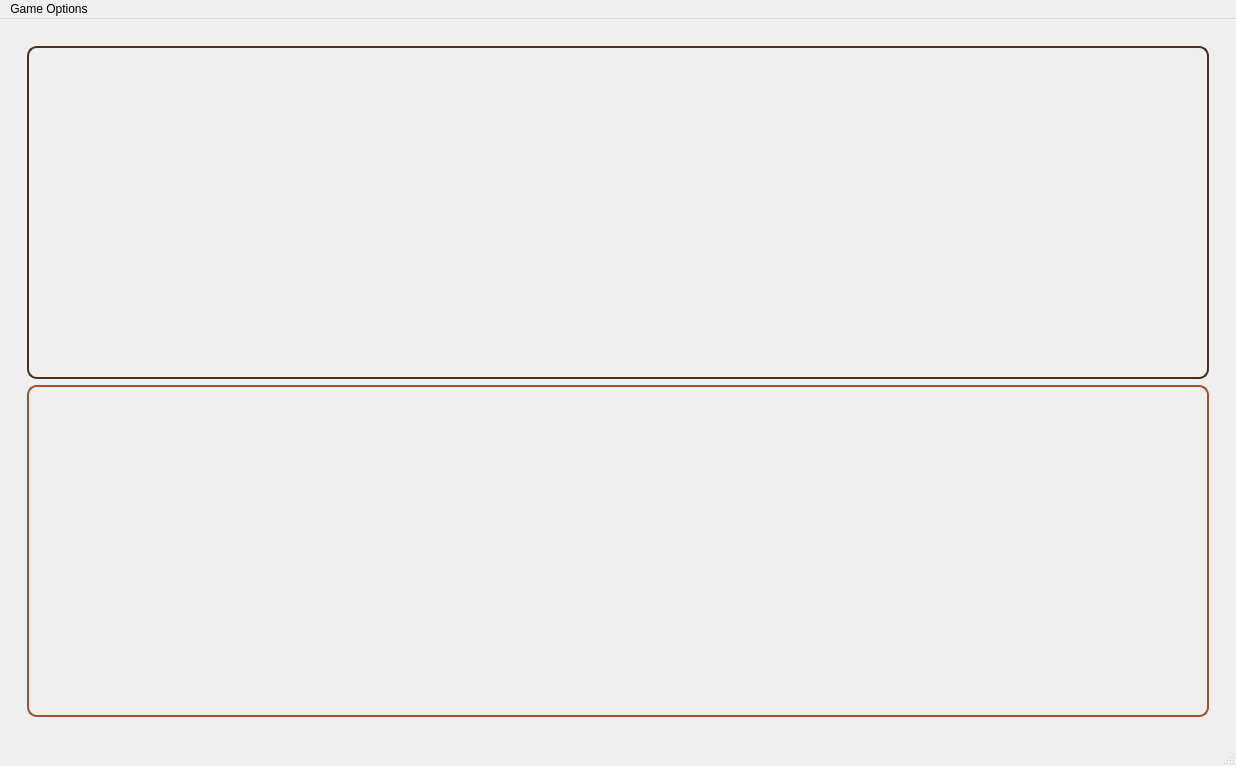
<?xml version="1.0" encoding="UTF-8"?>
<ui version="4.0">
 <class>MainWindow</class>
 <widget class="QMainWindow" name="MainWindow">
  <property name="geometry">
   <rect>
    <x>0</x>
    <y>0</y>
    <width>1236</width>
    <height>766</height>
   </rect>
  </property>
  <property name="windowTitle">
   <string>MainWindow</string>
  </property>
  <widget class="QWidget" name="centralwidget">
   <property name="sizePolicy">
    <sizepolicy hsizetype="Expanding" vsizetype="Expanding">
     <horstretch>0</horstretch>
     <verstretch>0</verstretch>
    </sizepolicy>
   </property>
   <layout class="QVBoxLayout" name="verticalLayout">
    <item>
     <widget class="QWidget" name="contenedor" native="true">
      <property name="sizePolicy">
       <sizepolicy hsizetype="Expanding" vsizetype="Expanding">
        <horstretch>0</horstretch>
        <verstretch>0</verstretch>
       </sizepolicy>
      </property>
      <property name="autoFillBackground">
       <bool>false</bool>
      </property>
      <layout class="QHBoxLayout" name="horizontalLayout" stretch="10,1">
       <property name="spacing">
        <number>8</number>
       </property>
       <item>
        <layout class="QGridLayout" name="tablero"/>
       </item>
       <item>
        <widget class="QWidget" name="stats" native="true">
         <layout class="QVBoxLayout" name="verticalLayout_2">
          <item>
           <widget class="QLabel" name="labelBlack">
            <property name="styleSheet">
             <string notr="true">background: qlineargradient(x1:0, y1:0, x2:1, y2:1,
                            stop:0 #8B4513, stop:0.3 #7A3F1E, stop:0.6 #8B4513, stop:1 #5C3317);
border: 2px solid #4B2E1E;
border-radius: 10px;


</string>
            </property>
            <property name="text">
             <string/>
            </property>
           </widget>
          </item>
          <item>
           <widget class="QLabel" name="labelWhite">
            <property name="sizePolicy">
             <sizepolicy hsizetype="Ignored" vsizetype="Ignored">
              <horstretch>0</horstretch>
              <verstretch>0</verstretch>
             </sizepolicy>
            </property>
            <property name="styleSheet">
             <string notr="true">background-color: qlineargradient(x1:0, y1:0, x2:1, y2:1,
                                  stop:0 #d2b48c, stop:1 #deb887);  /* Gradiente madera suave */
border: 2px solid #a0522d;  /* Borde marrón oscuro */
border-radius: 10px;


</string>
            </property>
            <property name="text">
             <string/>
            </property>
            <property name="scaledContents">
             <bool>true</bool>
            </property>
           </widget>
          </item>
         </layout>
        </widget>
       </item>
      </layout>
     </widget>
    </item>
   </layout>
  </widget>
  <widget class="QMenuBar" name="menubar">
   <property name="geometry">
    <rect>
     <x>0</x>
     <y>0</y>
     <width>1236</width>
     <height>33</height>
    </rect>
   </property>
   <widget class="QMenu" name="menuJuego">
    <property name="title">
     <string>Game Options</string>
    </property>
    <addaction name="actionMenu"/>
    <addaction name="actionNew_Game"/>
   </widget>
   <addaction name="menuJuego"/>
  </widget>
  <widget class="QStatusBar" name="statusbar"/>
  <action name="actionMenu">
   <property name="text">
    <string>Menu</string>
   </property>
  </action>
  <action name="actionNew_Game">
   <property name="text">
    <string>New Game</string>
   </property>
  </action>
 </widget>
 <resources/>
 <connections/>
</ui>
